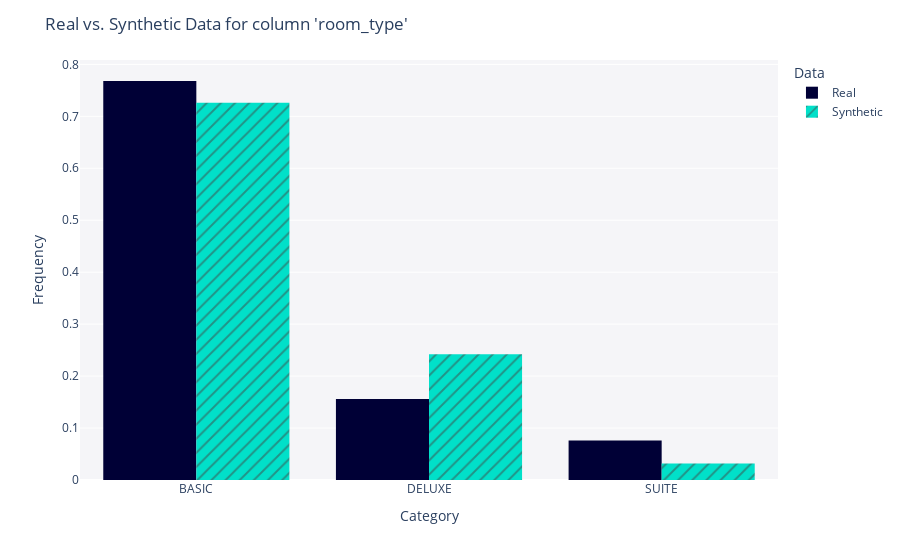

Notebook source saved alongside this figure:
### Code cell
# visualizing the data

from sdv.evaluation.single_table import get_column_plot

fig = get_column_plot(
    real_data=real_data,
    synthetic_data=synthetic_data,
    column_name="room_type",
    metadata=metadata
)

fig.show()

### Figure 1 — Plotly figure (JSON) as saved in the notebook; plotly's stock layout.template omitted (floating-point values rounded to 4 significant figures; data arrays with more than 128 entries replaced by an {"elided": "..."} marker saying what was removed)
{"data": [{"alignmentgroup": "True", "bingroup": "x", "histnorm": "probability density", "hovertemplate": "<b>Real</b><br>Frequency: %{y}<extra></extra>", "legendgroup": "Real", "marker": {"color": "#000036", "pattern": {"shape": ""}}, "name": "Real", "offsetgroup": "Real", "orientation": "v", "showlegend": true, "type": "histogram", "x": {"elided": "500 str values"}, "xaxis": "x", "yaxis": "y"}, {"alignmentgroup": "True", "bingroup": "x", "histnorm": "probability density", "hovertemplate": "<b>Synthetic</b><br>Frequency: %{y}<extra></extra>", "legendgroup": "Synthetic", "marker": {"color": "#01E0C9", "pattern": {"shape": "/"}}, "name": "Synthetic", "offsetgroup": "Synthetic", "orientation": "v", "showlegend": true, "type": "histogram", "x": {"elided": "500 str values"}, "xaxis": "x", "yaxis": "y"}], "layout": {"autosize": true, "barmode": "group", "legend": {"title": {"text": "Data"}, "tracegroupgap": 0}, "margin": {"t": 60}, "plot_bgcolor": "#F5F5F8", "title": {"text": "Real vs. Synthetic Data for column 'room_type'"}, "xaxis": {"anchor": "y", "autorange": true, "domain": [0, 1], "range": [-0.5, 2.5], "title": {"text": "Category"}, "type": "category"}, "yaxis": {"anchor": "x", "autorange": true, "domain": [0, 1], "range": [0, 0.8084], "title": {"text": "Frequency"}}}}
